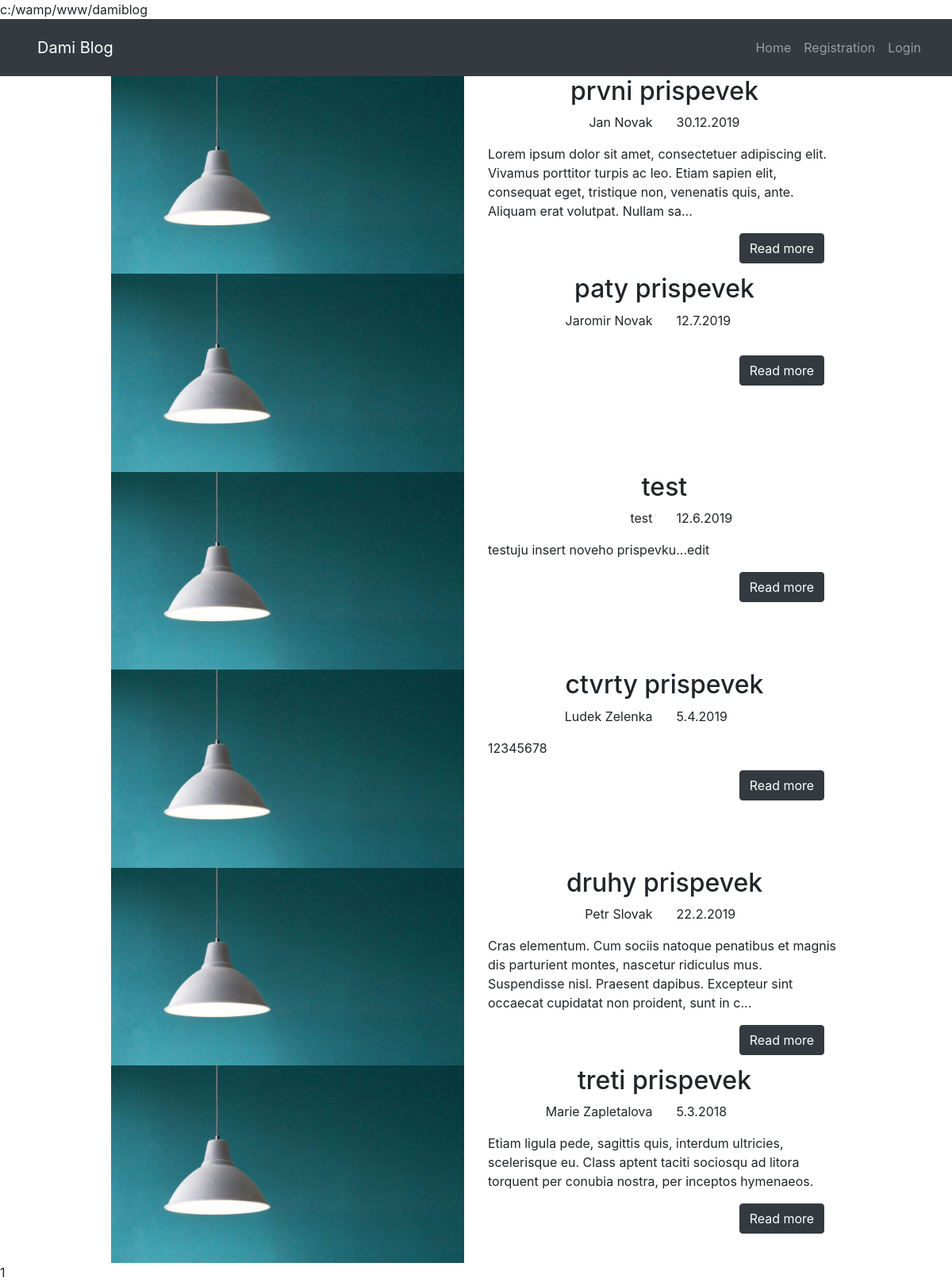
The page / on the database its author committed.
### tables this page shows
CREATE TABLE "post" (
	"id"	INTEGER PRIMARY KEY AUTOINCREMENT,
	"headline"	TEXT NOT NULL,
	"body"	TEXT,
	"published"	TEXT NOT NULL,
	"author"	TEXT
);

### utils/utils.php (called while the page is built, shortened)
<?php
function postIntro($post_body,$length=195){
	if ( strlen($post_body) > $length )
	{
		return substr($post_body,0 , $length). '...';
	}
	else
	{
		return $post_body;
	}
}
function dateFormatter($date,$format='j.n.Y'){
	$dateObj = (new DateTime($date));
	return $dateObj->format($format);
}
function buildUrl($page, $query = []){
	$query['page'] = $page;
	return  BASE_URL . "/index.php" . (empty($query) ? '':"?" . http_build_query($query));
}
function renderPage( $params, $page_default =  "indexTwo"  ){
	$page = isset($params['page']) ? $params['page'] : $page_default;
	return include BASE_DIR . "/pages/" . $page . '.php';
}

### pages/blogpost_intro.php (the view)
<div class="container">
	<div class="row">
		<div class="col-md-1"></div>
		<div class="col-md-10">
			<div class="blogpost-intro-frame">
				<div class="row">
					<div class="col-md-6">
						<img class="img-fluid" src="../images/1.png" alt="proste obrazek">
					</div>
					<div class="col-md-6">
						<h2 class="text-center"><?= $row['headline'] ?></h2>
						<div class="row">
							<div class="col-md-6">
								<p class="text-right"><?= $row['author'] ?></p>
							</div>
							<div class="col-md-6">
								<p class="text-left"><?= dateFormatter($row['published']) ?></p>
							</div>
						</div>
						<p><?= postIntro($row['body'])?></p>
						<div class="row">
							<div class="col-md-4"></div>
							<div class="col-md-4"></div>
							<div class="col-md-4">
								<a href="<?=buildUrl('blogpost_view', array('id' => $row['id']))?>"><button type="button" class="btn btn-dark">Read more</button></a>
							</div>
						</div>
					</div>
				</div>
			</div>
		</div>
		<div class="col-md-1"></div>
	</div>
</div>

### web/index.php (shortened to what this page needs)
<?php
	include BASE_DIR . '/utils/utils.php';
?>
<html>
<head>
<link rel="stylesheet" href="https://maxcdn.bootstrapcdn.com/bootstrap/4.0.0/css/bootstrap.min.css">
<link rel="stylesheet" type="text/css" href="<?=BASE_URL?>/assets/css/styles.css">
</head>
<body>
<?php
	include BASE_DIR . '/components/navbar.php';
	echo renderPage($_GET);
?>
</body>
</html>

### components/navbar.php (shortened to what this page needs)
<nav class="navbar navbar-dark bg-dark navbar-expand-sm sticky-top">
	<div class="container-fluid">
		<nav class="navbar navbar-light">
			<a class="navbar-brand" href="<?=buildUrl("indexTwo")?>">Dami Blog</a>
		</nav>
		<div id="navbarNavDropdown">
			<ul class="navbar-nav">
				<li class="nav-item">
					<a class="nav-link" href="<?=buildUrl("indexTwo")?>">Home</span></a>
				</li>
				<li class="nav-item">
					<a class="nav-link" href="<?=buildUrl("registration")?>">Registration</a>
				</li>
				<?php
					if (!isset($_SESSION['username']))
					{
						echo '<li class="nav-item">
							<a class="nav-link" href="'.buildUrl("login").'">Login</a>
							</li>';
      				}
				?>
			</ul>
		</div>
	</div>
</nav>

### pages/indexTwo.php (shortened to what this page needs)
<?php
	include BASE_DIR . "/data/database.php";
	$result = $database->query('SELECT headline, body, published, id, author FROM post ORDER BY published DESC');
	while ($row = $result->fetchArray(SQLITE3_ASSOC))
	{
		include 'blogpost_intro.php';
	}
?>

### rows shown on the page
post: headline "prvni prispevek", author "Jan Novak", published "30.12.2019", body "Lorem ipsum dolor sit amet, consectetuer adipiscing elit. Vivamus porttitor turpis ac leo. Etiam sapien elit, consequat eget, tristique non, venenatis quis, ante. Aliquam erat volutpat. Nullam sa..."
post: headline "paty prispevek", author "Jaromir Novak", published "12.7.2019"
post: headline "test", author "test", published "12.6.2019", body "testuju insert noveho prispevku...edit"
post: headline "ctvrty prispevek", author "Ludek Zelenka", published "5.4.2019", body "12345678"
post: headline "druhy prispevek", author "Petr Slovak", published "22.2.2019", body "Cras elementum. Cum sociis natoque penatibus et magnis dis parturient montes, nascetur ridiculus mus. Suspendisse nisl. Praesent dapibus. Excepteur sint occaecat cupidatat non proident, sunt in c..."
post: headline "treti prispevek", author "Marie Zapletalova", published "5.3.2018", body "Etiam ligula pede, sagittis quis, interdum ultricies, scelerisque eu. Class aptent taciti sociosqu ad litora torquent per conubia nostra, per inceptos hymenaeos."

### other values the page prints
renderPage($_GET) "1"
